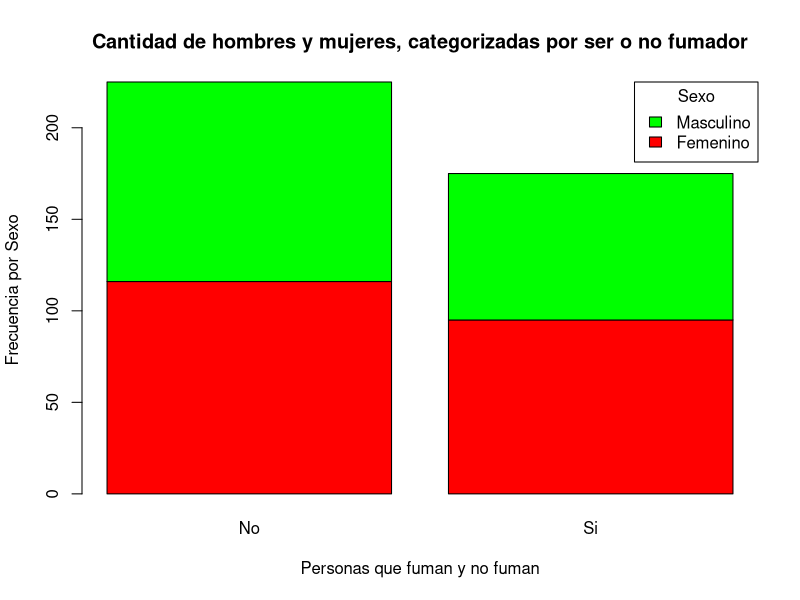
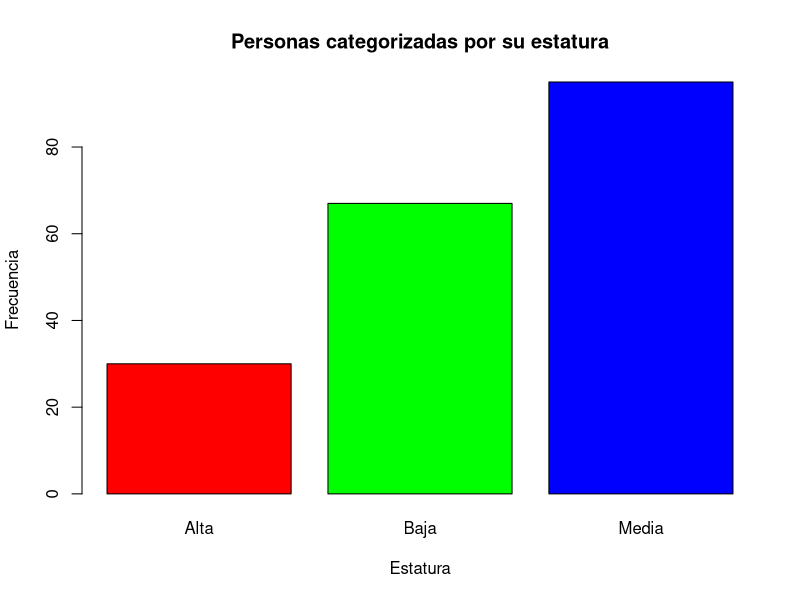
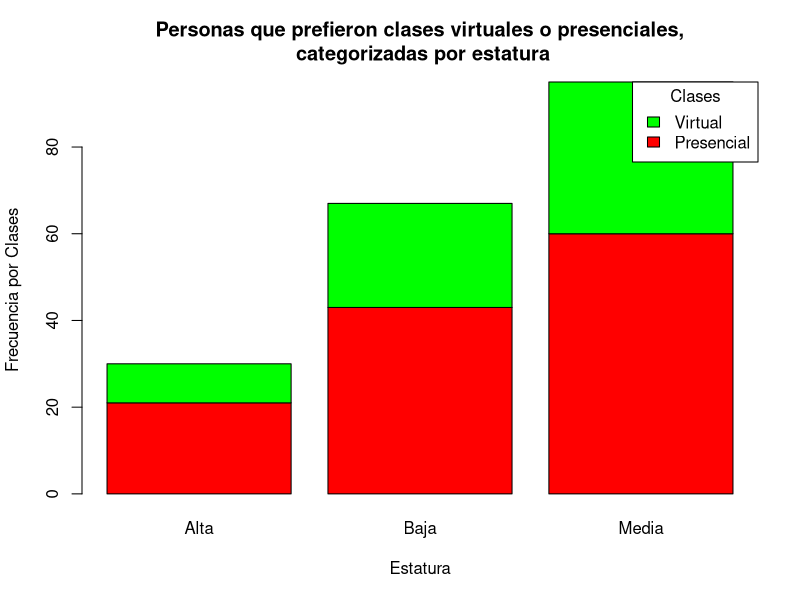
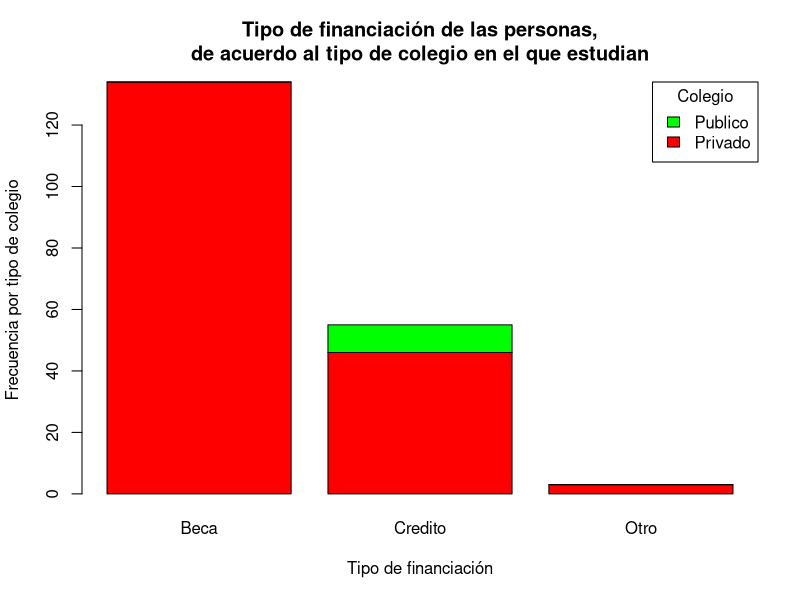
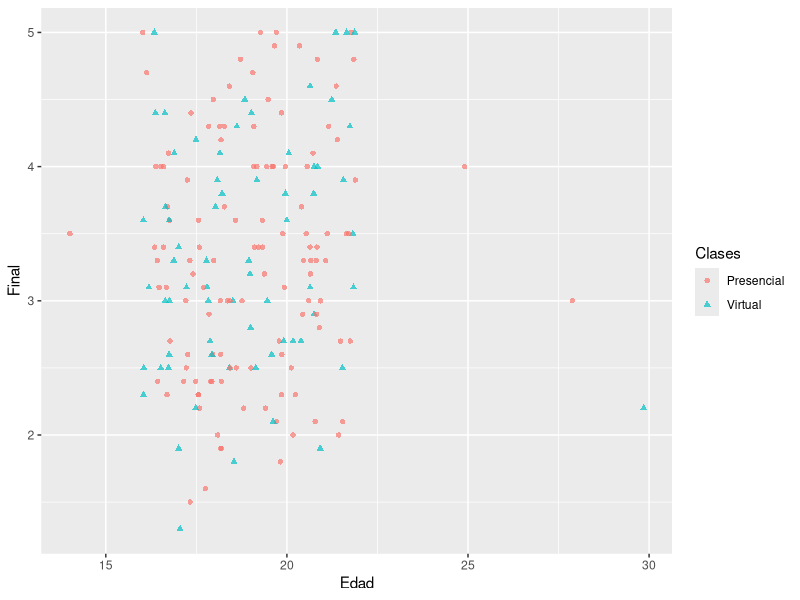

Source code (R) for these figures, in order:
## ---- chunk 1
library(dplyr)
library(tidyverse)
estudiantes <- read.csv(file="Estudiantes.csv", header=TRUE)
data.frame(estudiantes)
## ---- chunk 2
names(estudiantes)
## ---- chunk 3
object.size(estudiantes)
nrow(estudiantes)
ncol(estudiantes)
## ---- chunk 4
newdata <- estudiantes[1:10, 2:5]
## ---- chunk 5
newdata[3,2]
## ---- chunk 6
newdata[,2]
## ---- chunk 7
newdata[3,]
## ---- chunk 8
newdata[-5,]
## ---- chunk 9
newdata[,-2]
## ---- chunk 10
newdata[,2:4]
## ---- chunk 11
newdata[,c(2,4)]
## ---- chunk 12
newdata[1:4, 2:4]
## ---- chunk 13
sapply(select(estudiantes, ID, Edad, Sexo), class)
datos <- transform(estudiantes, Edad = as.numeric(Edad))
datos <- transform(estudiantes, Sexo = as.factor(Sexo))
## ---- chunk 14

sexo <- as.factor(estudiantes$Sexo)

tabla1 <- table(sexo)
## ---- chunk 15

fuma <- as.factor(estudiantes$Fuma)

tabla2 <- table(sexo, fuma)
barplot(tabla2,
        main = "Cantidad de hombres y mujeres, categorizadas por ser o no fumador",
        xlab = "Personas que fuman y no fuman",
        ylab = "Frecuencia por Sexo",
        col = rainbow(3),
        legend.text = rownames(tabla2),
        args.legend = list(title = "Sexo", x = "topright"),
        horiz = FALSE)
## ---- chunk 16
MisDatos <- estudiantes[2:193, c(5:15,20,35)]
## ---- chunk 17
head(MisDatos, 6)
## ---- chunk 18
str(MisDatos)
## ---- chunk 19
names(MisDatos)
## ---- chunk 20
object.size(MisDatos)
nrow(MisDatos)
ncol(MisDatos)
## ---- chunk 21
sapply(MisDatos, class)
## ---- chunk 22
barplot(table(as.factor(MisDatos$Estatura)),
        main = "Personas categorizadas por su estatura",
        xlab = "Estatura",
        ylab = "Frecuencia",
        col = rainbow(3),
        horiz = FALSE)
## ---- chunk 23
newdata <- table(as.factor(MisDatos$Clases), as.factor(MisDatos$Estatura))
barplot(newdata,
        main = "Personas que prefieron clases virtuales o presenciales,\n categorizadas por estatura",
        xlab = "Estatura",
        ylab = "Frecuencia por Clases",
        col = rainbow(3),
        legend.text = rownames(newdata),
        args.legend = list(title = "Clases", x = "topright"),
        horiz = FALSE)
## ---- chunk 24
acumulado <- MisDatos$Acumulado
## ---- chunk 25
min(acumulado)
## ---- chunk 26
max(acumulado)
## ---- chunk 27
range(acumulado)
## ---- chunk 28
length(acumulado)
## ---- chunk 29
sum(acumulado)
## ---- chunk 30
mean(acumulado)
## ---- chunk 31
median(acumulado)
## ---- chunk 32
var(acumulado)
## ---- chunk 33
sqrt(var(acumulado))
## ---- chunk 34
sd(acumulado)
## ---- chunk 35
#skewness(acumulado)
## ---- chunk 36
newdata <- table(as.factor(MisDatos$Colegio),as.factor(MisDatos$Financiacion))
barplot(newdata,
        main = "Tipo de financiación de las personas,\nde acuerdo al tipo de colegio en el que estudian",
        xlab = "Tipo de financiación",
        ylab = "Frecuencia por tipo de colegio",
        col = rainbow(3),
        legend.text = rownames(newdata),
        args.legend = list(title = "Colegio", x = "topright"),
        horiz = FALSE)
## ---- chunk 37
ggplot(data = MisDatos, aes(x = Edad, y = Final), main = "Promedio final de los alumnos por edad") + 
  geom_point(alpha = 0.7, aes(color = Clases, shape = Clases))
